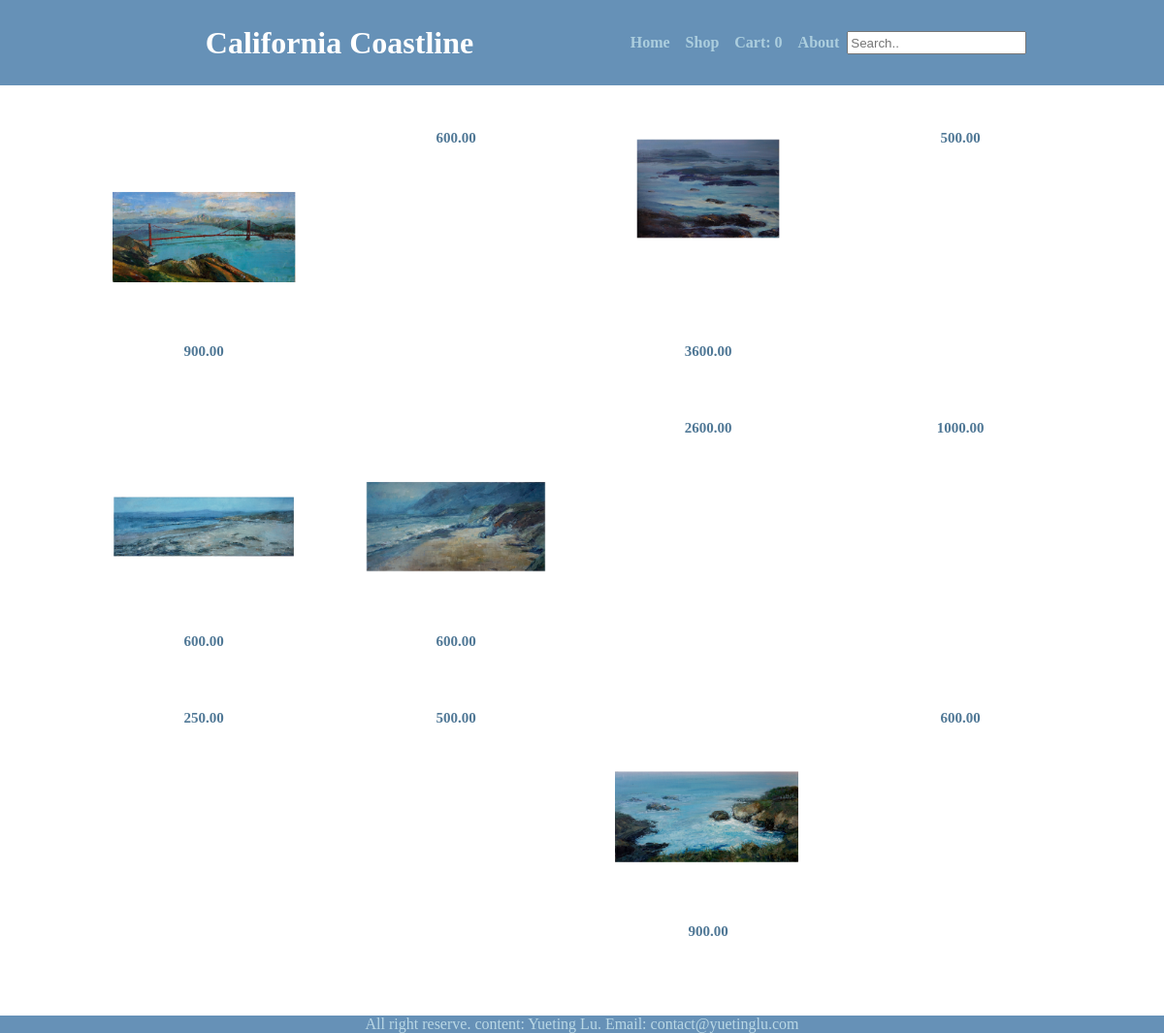
/demo/product_list.php, run on the app's committed database.
### tables this page shows
CREATE TABLE `products` (
  `id` int(11) NOT NULL,
  `name` varchar(64) NOT NULL,
  `email` varchar(128) NOT NULL,
  `url` varchar(256) NOT NULL,
  `price` decimal(11,2) NOT NULL,
  `description` varchar(512) NOT NULL,
  `data_create` datetime NOT NULL,
  `data_modify` datetime NOT NULL,
  `main_image` varchar(128) NOT NULL,
  `other_images` varchar(512) NOT NULL,
  `category` varchar(16) NOT NULL
);

### demo/product_list.php (the view, shortened to what this page needs)
<?php
require_once "db_connect.php";
?><!DOCTYPE html>
<html lang="en">
<head>
<link rel="stylesheet" href="css/common.css">
<link rel="stylesheet" href="css/grid.css">
<link rel="stylesheet" href="css/theme.css">
</head>
<body>
<div class="product-container">
	<div class="container">
			<div class="grid">
				<div class="row gutters">
		<?php
		$query_string = "
			SELECT * FROM products
		";
		$result = $conn->query($query_string);
		while($row = $result->fetch_object()) {
			?>
			<div class="col-sm-6 col-md-3">
				<div class="product">
					<img src="<?= $row->main_image ?>" alt="" class="media-image">
					<div class="product-description"><button class="centered-child js-addtocart">Add To Cart</button></div>
				</div>
				<div class="product-price">
					<a href=<?= $row->url ?><?= $row->name ?></br><span><?= $row->price ?></span></a>
				</div>
			</div>
			<?php
		}
		?>
				</div>
			</div>
	</div>
</div>
</body>
</html>

### demo/css/common.css (style rules this page uses)
:root { --color-main:gray; --color-sub:white; }
* { box-sizing:border-box; }
body { margin:0; font-family:futura ; font-size:100%; }
h1 { font-size:1.5em; }
a { font-weight:bold; text-decoration:none; color:inherit; }
.container { max-width:1000px; margin-right: auto; margin-left: auto; }
.media-image { max-width:100%; vertical-align: middle; }
.nav-crumbs ul, .nav-tabs ul, .nav-pills ul, .nav-horizontal ul, .flex-parent { display:flex; }
.flex-none { flex:none; }
.flex-center { align-items:center; }
.collapsed, .nav ul { list-style-type:none; margin-top: 0; margin-bottom: 0; padding-left: 0; }
.nav a { display:block; padding:0.2em 0.5em; color:var(--color-main); }
.centered-child { position:absolute; top:50%; left:50%; transform:translate(-50%,-50%); }
button { border: none; padding: 8px; text-align: center; text-decoration: none; display: inline-block; font-size: 0.8em; background-color:#ACCEDE; color:#2A4968; font-family:futura; }
.footer { position: fixed; margin-top: 2%; left: 0; bottom: 0; width: 100%; text-align: center; background-color:#6691B7; font-family:futura; color: #BAD8E5; }

### demo/css/grid.css (style rules this page uses)
:root { --gutter-size:20px; --gutter-size-small:5px; }
.grid { overflow:hidden; }
.row { display:flex; flex-wrap:wrap; }
.row.gutters { margin-top:calc(-2 * var(--gutter-size)); margin-left:calc(-1 * var(--gutter-size)); margin-right:calc(-1 * var(--gutter-size)); }
[class*='col-'] { flex: 0 0 auto; }
.gutters>[class*='col-'] { margin-top:calc(2 * var(--gutter-size)); padding-left:var(--gutter-size); padding-right:var(--gutter-size); }
.col-sm-6 { width:50%; }
.col-sm-12 { width:100%; }
@media (min-width:600px) { .col-md-3 { width:25%; } }
@media (min-width:600px) { .col-md-6 { width:50%; } }

### demo/css/theme.css (style rules this page uses)
:root { --color-main:#ACCEDE; --color-sub:white; --color-off:#bbb; }
body { background-color:white; }
header { background-color:#6691B7; width: 100%; text-align: center; }
header h1 { margin: 0.8em; font-size:2em; color:white; font-family: futura; }
.product-container { margin-bottom: 8%; margin-top: 2%; }
.product { position:relative; overflow:hidden; margin-top: 10%; }
.product-description { position:absolute; top:0; left:0; width:100%; height:100%; background-color:rgba(172,206,222,0.6); transform:translateY(100%); transition:all 0.2s; }
.product-price { font-size: 15px; vertical-align: middle; text-align: center; font-family:futura thin ; color:#507896; }

### data on the page
products: main_image (picture), price "900.00"
products: price "600.00"
products: main_image (picture), price "3600.00"
products: price "500.00"
products: main_image (picture), price "600.00"
products: main_image (picture), price "600.00"
products: price "2600.00"
products: price "1000.00"
products: price "250.00"
products: price "500.00"
products: main_image (picture), price "900.00"
products: price "600.00"
